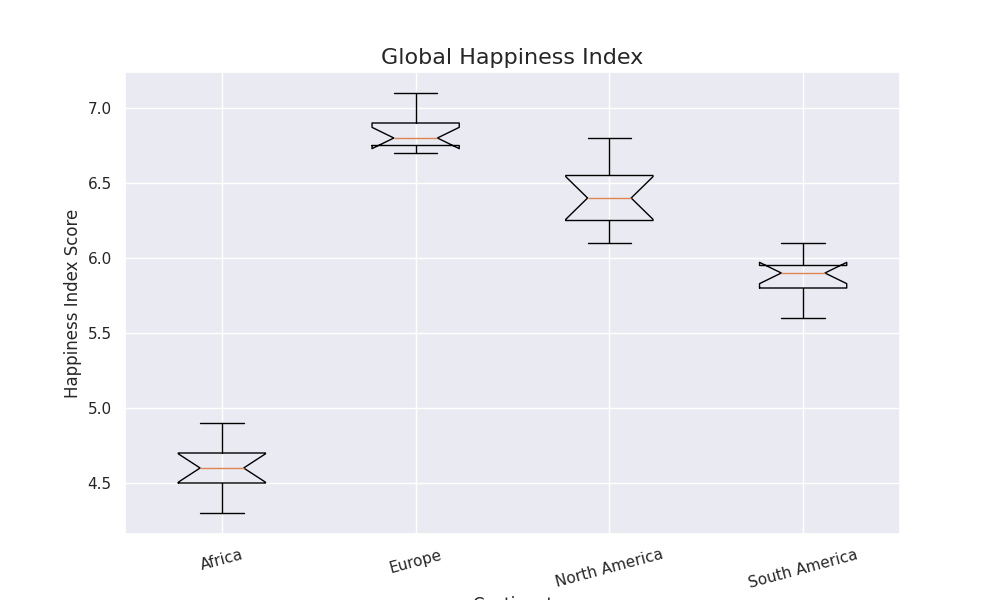

Here is the Python script that generated this plot:
import matplotlib.pyplot as plt

# Data for happiness scores, with 'Asia' data removed
data = [
    [4.3, 4.5, 4.7, 4.6, 4.8, 4.4, 4.9, 4.6, 4.7, 4.5, 4.6],
    [6.7, 6.8, 6.9, 6.8, 6.7, 6.9, 7.0, 6.8, 6.9, 6.7, 7.1],
    [6.1, 6.3, 6.2, 6.5, 6.4, 6.5, 6.2, 6.6, 6.7, 6.8, 6.4],
    [5.8, 5.7, 5.9, 5.8, 5.9, 6.0, 5.6, 6.1, 5.9, 5.8, 6.0]
]

# Labels for the continents, with 'Asia' removed
labels = ['Africa', 'Europe', 'North America', 'South America']

fig, ax = plt.subplots(figsize=(10, 6))

# Boxplot without stylistic elements
ax.boxplot(
    data, 
    patch_artist=False,
    notch=True, 
    vert=True
)

# Title and labels
ax.set_title("Global Happiness Index", fontsize=16)
ax.set_xlabel("Continent", fontsize=12)
ax.set_ylabel("Happiness Index Score", fontsize=12)
ax.set_xticklabels(labels, fontsize=11, rotation=15)

plt.show()
